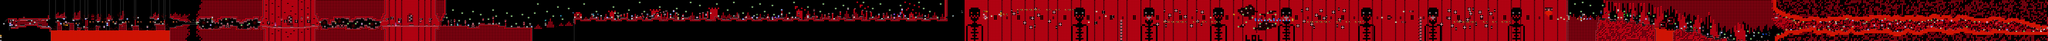

Tiled map render using the project's own tile images. Description and the map definition, with tile-layer contents summarised, below:
An orthogonal 1327x27 tile map with 16x16 px tiles, 2 tile layers (SP, ...), 2 tilesets, 2 image layers.

<map version="1.10" tiledversion="1.11.2" orientation="orthogonal" renderorder="right-down" width="1327" height="27" tilewidth="16" tileheight="16" infinite="0" nextlayerid="5" nextobjectid="1">
 <editorsettings>
  <chunksize width="16" height="27" />
  <export target="../LEVELS/LEVEL DATA/bloodbath.csv" format="csv" />
 </editorsettings>
 <tileset firstgid="1" name="famidash" tilewidth="16" tileheight="16" tilecount="256" columns="16">
  <image source="../../../GRAPHICS/famidash Red.bmp" width="256" height="256" />
 </tileset>
 <tileset firstgid="257" name="sprites" tilewidth="16" tileheight="16" tilecount="256" columns="16">
  <image source="../../../GRAPHICS/sprites.png" width="256" height="256" />
 </tileset>
 <imagelayer id="3" name="Image Layer 1" parallaxx="0.9" parallaxy="0.9" repeatx="1" repeaty="1">
  <image source="../../../GRAPHICS/Old/parallax Red.bmp" width="144" height="72" />
 </imagelayer>
 <imagelayer id="4" name="Image Layer 2" offsetx="0" offsety="432" repeatx="1">
  <image source="../../../GRAPHICS/ground Red.bmp" width="64" height="128" />
 </imagelayer>
 <layer id="1" width="1327" height="27">
  <data>[35829 cells, 35829 non-empty, 139 distinct tile ids]</data>
 </layer>
 <layer id="2" name="SP" width="1327" height="27">
  <data>[35829 cells, 550 non-empty, 112 distinct tile ids]</data>
 </layer>
</map>
